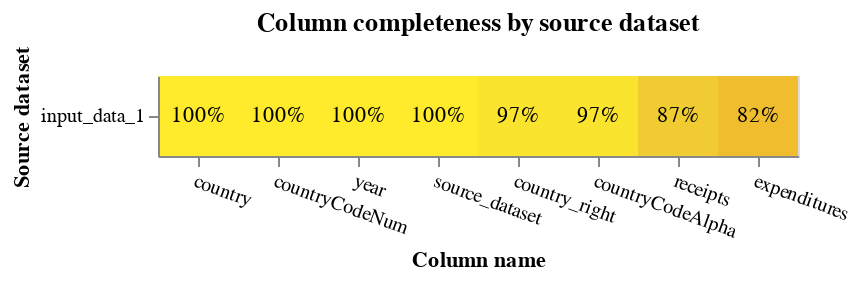

Here is the notebook cell this chart was saved with:
### Markdown cell above
### Probablistic Entity Resolution

Recall that we had some missing matches in both the UNWTO and WB datasets when we tried to add country codes. In addition, the manual entity resolution may also not scale well, especially when entity names are harder to match. In these cases, we can use probablistic entity resolution techniques to find likely matches based on similarity. Polars does not have built-in support for this, but we can use the `splink` library to compute similarity scores and find the best matches.

[**Splink**](https://moj-analytical-services.github.io/splink/index.html) is a python package that does probabilistic entity resolution in python using DuckDB. It also supports Spark and other big data frameworks. While splink is very powerful, it is also quite complex. We will step through some of its features, but for more details, please refer to the [documentation](https://moj-analytical-services.github.io/splink/index.html).

One tool that splink provides is the ability to analyze where data is missing using completeness charts. These charts show the percentage of non-missing values for each column in the dataset. In our case, this shows that our attempt to resolve the entities with only country codes worked well but not perfectly.

### Code cell
from splink import DuckDBAPI
from splink.exploratory import completeness_chart

completeness_chart(unwto_resolved, db_api=DuckDBAPI())

### Figure 1 — Vega-Lite specification as saved in the notebook (floating-point values rounded to 4 significant figures)
{"config": {"view": {"continuousWidth": 400, "continuousHeight": 300}}, "layer": [{"mark": "rect", "encoding": {"color": {"field": "completeness", "legend": null, "scale": {"scheme": "darkred", "zero": true}, "type": "quantitative"}, "tooltip": [{"field": "source_dataset", "title": "Source dataset", "type": "nominal"}, {"field": "total_rows_inc_nulls", "format": ",", "title": "# of records", "type": "quantitative"}, {"field": "column_name", "title": "Column name", "type": "nominal"}, {"field": "total_null_rows", "format": ",", "title": "# of nulls", "type": "quantitative"}, {"field": "completeness", "format": ".1%", "type": "quantitative"}], "x": {"axis": {"labelAngle": 20}, "field": "column_name", "sort": {"field": "mean_comp", "order": "descending"}, "title": "Column name", "type": "nominal"}, "y": {"field": "source_dataset", "title": "Source dataset", "type": "nominal"}}, "title": "Column completeness by source dataset", "transform": [{"joinaggregate": [{"op": "mean", "field": "completeness", "as": "mean_comp"}], "groupby": ["column_name"]}]}, {"mark": {"type": "text"}, "encoding": {"color": {"condition": {"test": "datum['completeness'] < 0.5", "value": "white"}, "value": "black"}, "text": {"field": "completeness", "format": ".0%", "type": "quantitative"}, "x": {"axis": {"labelAngle": 0}, "field": "column_name", "sort": {"field": "mean_comp", "order": "descending"}, "type": "nominal"}, "y": {"field": "source_dataset", "type": "nominal"}}, "transform": [{"joinaggregate": [{"op": "mean", "field": "completeness", "as": "mean_comp"}], "groupby": ["column_name"]}]}], "data": {"name": "data-c62dbfd7e24b3be73cd2c483a8fc8583"}, "height": {"step": 40}, "width": {"step": 40}, "$schema": "https://vega.github.io/schema/vega-lite/v5.9.3.json", "datasets": {"data-c62dbfd7e24b3be73cd2c483a8fc8583": [{"source_dataset": "input_data_1", "column_name": "country", "total_null_rows": 0, "total_rows_inc_nulls": 6021, "completeness": 1.0}, {"source_dataset": "input_data_1", "column_name": "countryCodeNum", "total_null_rows": 0, "total_rows_inc_nulls": 6021, "completeness": 1.0}, {"source_dataset": "input_data_1", "column_name": "year", "total_null_rows": 0, "total_rows_inc_nulls": 6021, "completeness": 1.0}, {"source_dataset": "input_data_1", "column_name": "receipts", "total_null_rows": 789, "total_rows_inc_nulls": 6021, "completeness": 0.869}, {"source_dataset": "input_data_1", "column_name": "expenditures", "total_null_rows": 1112, "total_rows_inc_nulls": 6021, "completeness": 0.8153}, {"source_dataset": "input_data_1", "column_name": "source_dataset", "total_null_rows": 0, "total_rows_inc_nulls": 6021, "completeness": 1.0}, {"source_dataset": "input_data_1", "column_name": "country_right", "total_null_rows": 189, "total_rows_inc_nulls": 6021, "completeness": 0.9686}, {"source_dataset": "input_data_1", "column_name": "countryCodeAlpha", "total_null_rows": 189, "total_rows_inc_nulls": 6021, "completeness": 0.9686}]}}
